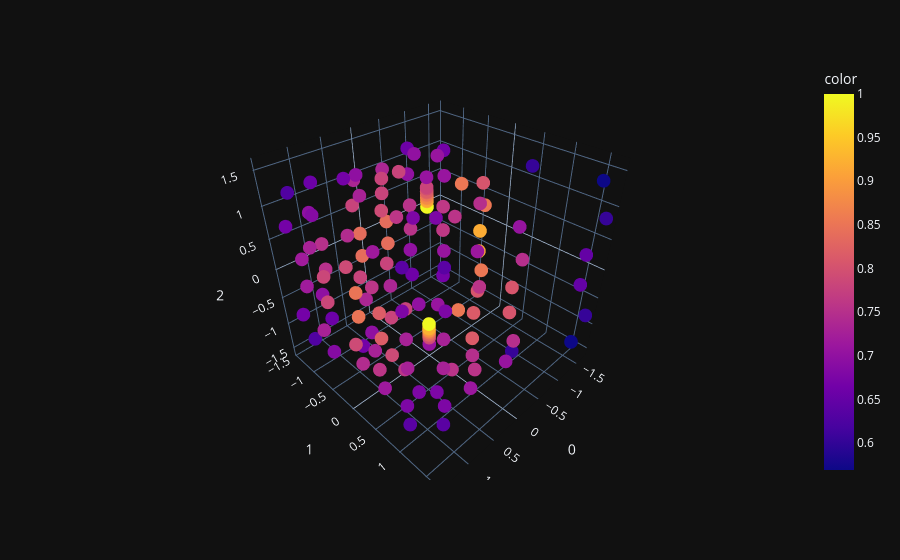

The notebook cell this image was saved under:
### Code cell
fig = px.scatter_3d(vertices, x=0, y=1, z=2, color=weights.reshape(-1))
fig.show()

### Figure 1 — Plotly figure (JSON) as saved in the notebook; plotly's stock layout.template omitted (floating-point values rounded to 4 significant figures; data arrays with more than 128 entries replaced by an {"elided": "..."} marker saying what was removed)
{"data": [{"hovertemplate": "0=%{x}<br>1=%{y}<br>2=%{z}<br>color=%{marker.color}<extra></extra>", "legendgroup": "", "marker": {"color": {"elided": "150 float values"}, "coloraxis": "coloraxis", "symbol": "circle"}, "mode": "markers", "name": "", "scene": "scene", "showlegend": false, "x": {"elided": "150 float values"}, "y": {"elided": "150 float values"}, "z": {"elided": "150 float values"}, "type": "scatter3d"}], "layout": {"scene": {"domain": {"x": [0.0, 1.0], "y": [0.0, 1.0]}, "xaxis": {"title": {"text": "0"}}, "yaxis": {"title": {"text": "1"}}, "zaxis": {"title": {"text": "2"}}}, "coloraxis": {"colorbar": {"title": {"text": "color"}}, "colorscale": [[0.0, "#0d0887"], [0.1111, "#46039f"], [0.2222, "#7201a8"], [0.3333, "#9c179e"], [0.4444, "#bd3786"], [0.5556, "#d8576b"], [0.6667, "#ed7953"], [0.7778, "#fb9f3a"], [0.8889, "#fdca26"], [1.0, "#f0f921"]]}, "legend": {"tracegroupgap": 0}, "margin": {"t": 60}}}
